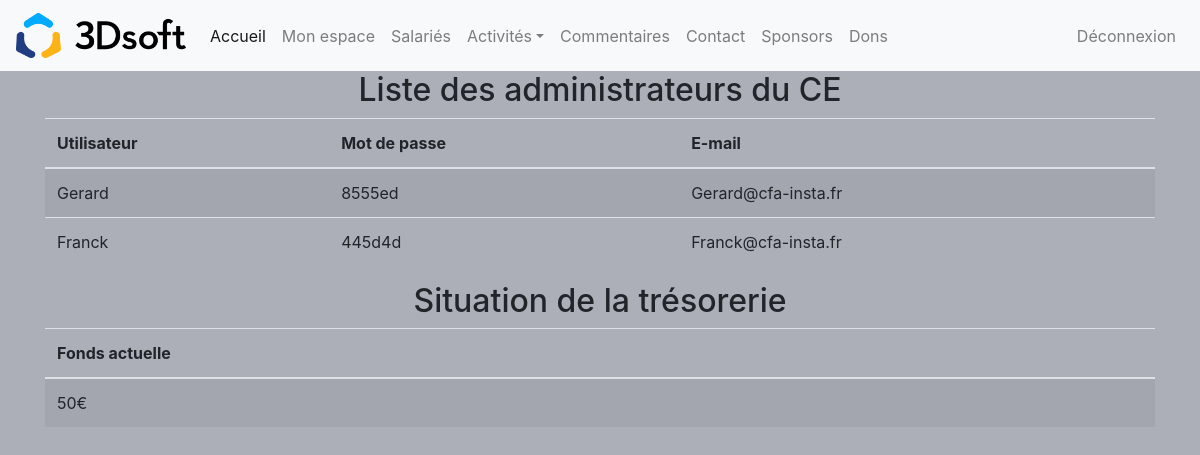
Page /index.php?page=1 on the earlier database version.
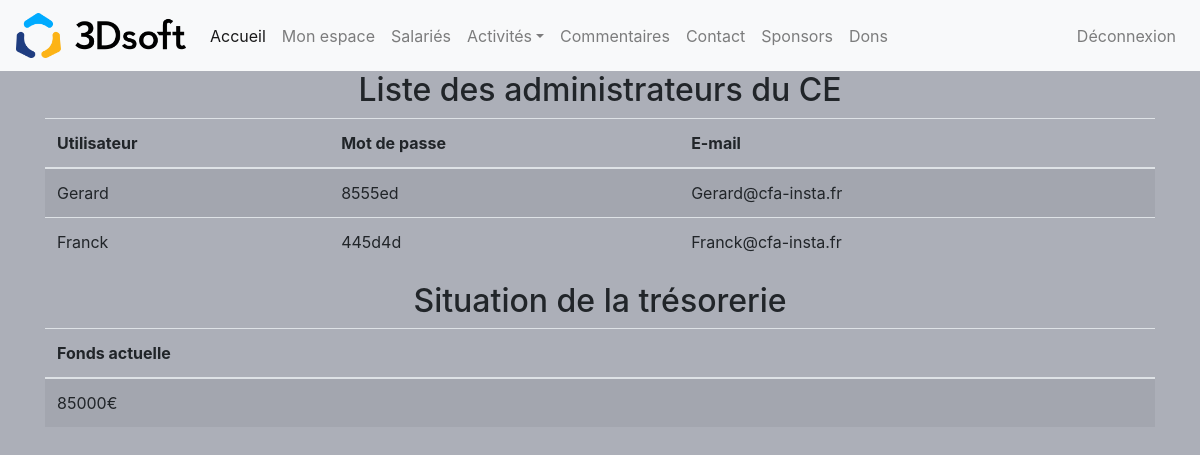
Same page on the later database version.
### tables this page shows
CREATE TABLE Tresorerie(
        id_tresorerie Int  Auto_increment  NOT NULL ,
        fonds         Float,
		PRIMARY KEY (id_tresorerie)
);

### gestion_mon_espace.php (called while the page is built, shortened)
<?php
$unControleur->setTable ("utilisateur");
$unControleur->setTable ("utilisateur_administrateur");
$tab=array("*");
$lesUtilisateurs = $unControleur->selectAll ($tab);
require_once("vue/vue_administrateur.php");
$unControleur->setTable ("tresorerie");
$tab=array("*");
$lesTresoreries =$unControleur->selectAll ($tab);
require_once("vue/vue_tresorerie.php");
?>

### modele/modele.class.php (called while the page is built, shortened)
<?php
	class Modele {
		private $unPdo , $uneTable;
		public function   __construct ($serveur, $bdd, $user, $mdp)
		{
			$this->unPdo =null;
			try {
				$this->unPdo = new PDO ("mysql:host=".$serveur.";dbname=".$bdd, $user, $mdp);
			}
			catch (PDOException $exp){
				echo "Erreur de connexion au serveur : ".$serveur."/".$bdd ;
			}
			$this->unPdo->setAttribute( PDO::ATTR_ERRMODE, PDO::ERRMODE_WARNING );
		}
		public function setTable ($uneTable)
		{
			$this->uneTable = $uneTable;
		}
		public function selectAll ($tab) {
			if ($this->unPdo != null){
				$chaine = implode(", ", $tab);
				$requete = "select ".$chaine." from " .$this->uneTable. " ; ";
				$select = $this->unPdo->prepare ($requete);
				$select->execute ();
				return $select->fetchAll();
			} else {
				return null;
			}
		}
	}
?>

### controleur/controleur.class.php (called while the page is built, shortened)
<?php
	require_once ("modele/modele.class.php");
	class Controleur {
		private $unModele ;
		public function   __construct ($serveur, $bdd, $user, $mdp){
			$this->unModele = new Modele ($serveur, $bdd, $user, $mdp);
		}
		public function setTable ($uneTable)
		{
			$this->unModele->setTable($uneTable);
		}
		public function selectAll ($tab)
		{
			$lesResultats = $this->unModele->selectAll($tab);
			return $lesResultats;
		}
	}
?>

### vue/vue_tresorerie.php (the view)
<div class='container'>
	<h2> Situation de la trésorerie </h2>
	<table class="table table-striped">
		<thead>
			<tr>
				<th> Fonds actuelle </th>
			</tr>
		</thead>
		<tbody>
			<?php
			foreach ($lesTresoreries as $uneTresorerie) {
				echo "<tr>
						<td>".$uneTresorerie['fonds']."€ </td>
					</tr>";
			}
			?>
		</tbody>
	</table>
</div>

### index.php (shortened to what this page needs)
<?php
	require_once ("controleur/controleur.class.php");
	require_once ("conf/config.ini");
	$unControleur = new Controleur($serveur, $bdd, $user, $mdp);
?>
<!DOCTYPE html>
<html lang="fr">
<head>
    <link rel="stylesheet" href="lib/css/bootstrap.min.css">
    <link rel="stylesheet" href="lib/css/style.css">
</head>
<body>
    <center>
        <?php
                    echo "<nav class='navbar navbar-expand-md navbar-light bg-light'>
                    <a href='index.php?page=0' class='navbar-brand'><img src='lib/images/3Dsoft-logo-RVB-300px.png' width=170px/></a>
                    <button type='button' class='navbar-toggler' data-toggle='collapse' data-target='#navbarCollapse'>
                        <span class='navbar-toggler-icon'></span>
                    </button>
                    <div class='collapse navbar-collapse' id='navbarCollapse'>
                        <div class='navbar-nav'>
                            <a href='index.php?page=0' class='nav-item nav-link active'>Accueil</a>";
                                echo'
                                <a href="index.php?page=1" class="nav-item nav-link">Mon espace</a>
                                <a href="index.php?page=2" class="nav-item nav-link">Salariés</a>
                                ';
                            echo "
                              <div class='dropdown'>
                                <a class='nav-link dropdown-toggle' href='#' role='button' id='deroulant' data-toggle='dropdown' aria-haspopup='true' aria-expanded='false'>Activités</a>
                                <div class='dropdown-menu' aria-labelledby='deroulant'>
                                  <a class='dropdown-item' href='index.php?page=4&action2=vue_activite_client&menuactivite'>Les Activités</a>
                                  <a class='dropdown-item' href='index.php?page=4&action2=vue_activite_admin&menuactivite'>Les Activités (Admin)</a>
                                  <a class='dropdown-item' href='index.php?page=3'>Participer</a>
                                </div>
                              </div>
                            <a href='index.php?page=5' class='nav-item nav-link'>Commentaires</a>
                            <a href='index.php?page=6' class='nav-item nav-link'>Contact</a>
                            <a href='index.php?page=7' class='nav-item nav-link'>Sponsors</a>
                            <a href='index.php?page=8' class='nav-item nav-link'>Dons</a>
                        </div>
                        <div class='navbar-nav ml-auto'>
                                <a href='index.php?page=9' class='nav-item nav-link'>Déconnexion</a>
                         </div>
                    </div>
                </nav>";
                if(isset($_GET['page'])) $page = $_GET['page'];
                    else  $page = 0;
                switch ($page)
                {
                    case 1:
                        require_once("gestion_mon_espace.php");
                        break;
                    }
     ?>
    </center>
</body>
</html>

### vue/vue_administrateur.php
<div class='container'>
	<h2> Liste des administrateurs du CE </h2>
	<table class="table table-striped">
		<thead>
			<tr>
				<th> Utilisateur </th>
				<th> Mot de passe</th>
				<th> E-mail </th>
			</tr>
		</thead>
		<tbody>
			<?php
			foreach ($lesUtilisateurs as $unUtilisateur) {
				echo "<tr>
						<td>".$unUtilisateur['username']." </td>
						<td>".$unUtilisateur['password']." </td>
						<td>".$unUtilisateur['email']." </td>
					</tr>";
			}
			?>
		</tbody>
	</table>
</div>

Differences in the rows shown:
changed tresorerie: fonds "50" → "85000"
